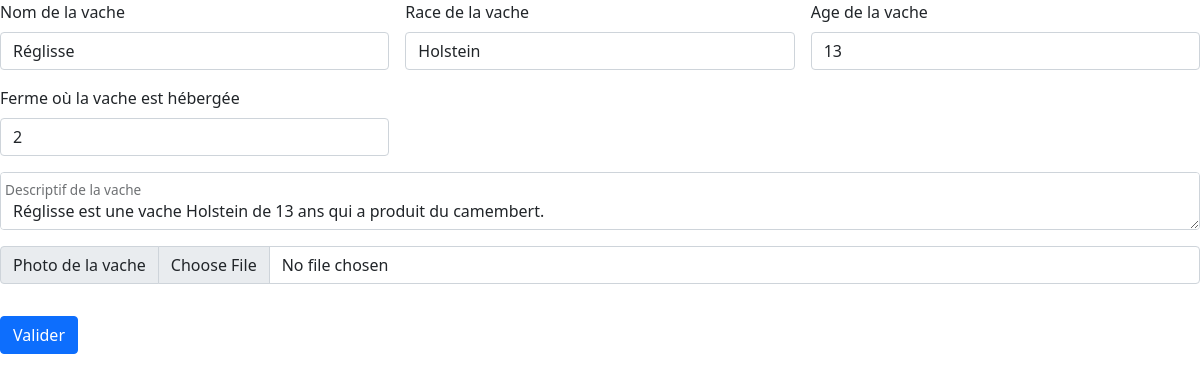
The app's page /app/appel/admin/modifievacheform.php?id=4 with its own data.
### tables this page shows
CREATE TABLE `vaches` (
  `Nom` varchar(20) NOT NULL,
  `Race` varchar(20) NOT NULL,
  `Age` int(2) NOT NULL,
  `Descriptif` varchar(200) NOT NULL,
  `Photo` varchar(40) DEFAULT NULL,
  `fk_Ferme` int(2) NOT NULL,
  `id_vache` int(4) NOT NULL
);

### app/appel/admin/modifievacheform.php (the view)
<?php
    require("header.php");
    $DB->exec("SET CHARACTER SET utf8");
    $element=$_GET['id'];
    $newreq = $DB->query("SELECT * FROM vaches WHERE id_vache=$element");
    $tab = $newreq->fetch();
?>
<form class="row g-3" action="modifievache.php?id=<?php echo $element?>" method="POST">
    <div class="col-md-4">
        <label for="validationDefault02" class="form-label">Nom de la vache</label>
        <input type="text" class="form-control" id="validationDefault02" required name="nom" value="<?php echo $tab['Nom']; ?>">
    </div>
    <div class="col-md-4">
        <label for="validationDefault02" class="form-label">Race de la vache</label>
        <input type="text" class="form-control" id="validationDefault02" required name="race" value="<?php echo $tab['Race']; ?>">
    </div>
    <div class="col-md-4">
        <label for="validationDefault02" class="form-label">Age de la vache</label>
        <input type="number" class="form-control" id="validationDefault02" required name="age" value="<?php echo $tab['Age']; ?>">
    </div>
    <div class="col-md-4">
        <label for="validationDefault02" class="form-label">Ferme où la vache est hébergée</label>
        <input type="text" class="form-control" id="validationDefault02" required name="ferme" value="<?php echo $tab['fk_Ferme']; ?>">
    </div>
    <div class="form-floating">
        <textarea class="form-control" placeholder="Leave a comment here" id="floatingTextarea" name="descriptif"><?php echo $tab['Descriptif']; ?></textarea>
        <label for="floatingTextarea">Descriptif de la vache</label>
    </div>
    <div class="input-group mb-3">
        <label class="input-group-text" for="inputGroupFile01">Photo de la vache</label>
        <input type="file" class="form-control" id="inputGroupFile01">
    </div>
    <div class="col-12">
        <button type="submit" class="btn btn-primary">Valider</button>
    </div>
</form>

### records on screen
vaches: nom "Réglisse", race "Holstein", age "13", ferme "2", descriptif "Réglisse est une vache Holstein de 13 ans qui a produit du camembert."
